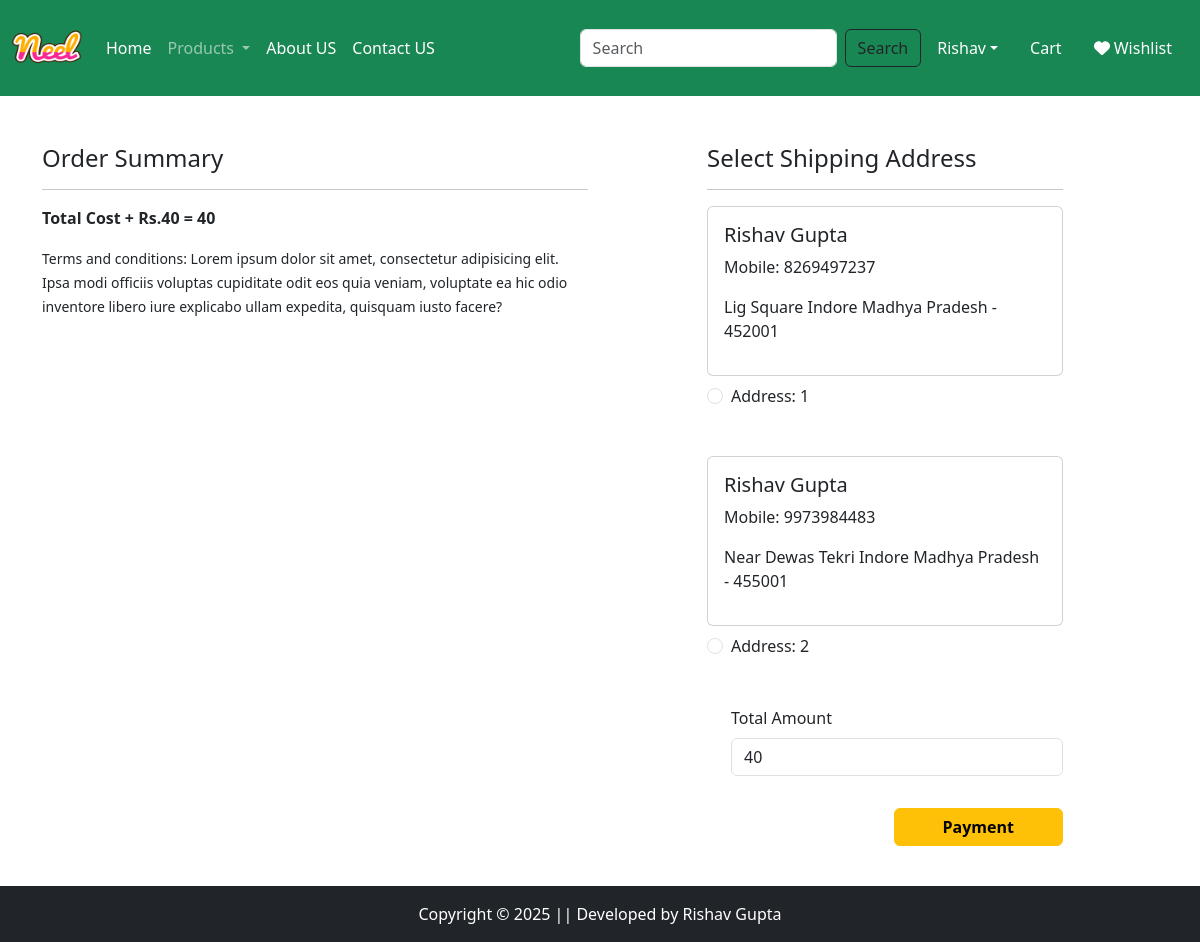
Screenshot of /checkout/ (signed in) with the database file from the repository.
### App/models.py (models this page shows, shortened)
class Customer(models.Model):
    user = models.ForeignKey(User,on_delete=models.CASCADE)
    name = models.CharField(max_length=200)
    locality = models.CharField(max_length=200)
    city = models.CharField(max_length=50)
    mobile = models.IntegerField(default=0)
    zipcode = models.IntegerField()
    state = models.CharField(choices=STATE_CHOICES,max_length=100)

### App/views.py (the view, shortened to what this page needs)
# urls.py: path('checkout/', views.checkout.as_view(), name='checkout'),
@method_decorator(login_required,name='dispatch')
class checkout(View):
    def get(self,request):
        totalitem=0
        wishitem = 0
        if request.user.is_authenticated:
            totalitem = len(Cart.objects.filter(user=request.user))
            wishitem = len(Wishlist.objects.filter(user=request.user))
        user = request.user
        add = Customer.objects.filter(user=user)
        cart_items = Cart.objects.filter(user=user)
        famount = 0
        for p in cart_items:
            value = p.quantity * p.product.discounted_price
            famount = famount + value
        totalamount = famount + 40
        razoramount = int(totalamount*100)
        client = razorpay.Client(auth=(settings.RAZORPAY_API_KEY, settings.RAZORPAY_API_SECRET))
        data = { "amount":razoramount,"currency":"INR","receipt":"order_receipt_11"}
        payment_response = client.order.create(data=data)
        print(payment_response)
        order_id = payment_response['id']
        order_status = payment_response['status']
        return render(request,'app/checkout.html',locals())

### App/templates/app/checkout.html (shortened to what this page needs)
{% extends "app/base.html" %}
{% load static %}
{% block main-content %}
<div class="container">
    <div class="row mt-5">
        <div class="col-sm-6">
            <h4>Order Summary</h4>
            <hr>
            <p class="fw-bold">Total Cost + Rs.40 = {{totalamount}} </p>
            <small>
                Terms and conditions: Lorem ipsum dolor sit amet, consectetur adipisicing elit.
                Ipsa modi officiis voluptas cupiditate odit eos quia veniam, voluptate ea hic odio inventore
                libero iure explicabo ullam expedita, quisquam iusto facere?
            </small>
        </div>
        <div class="col-sm-4 offset-sm-1">
            <h4>Select Shipping Address</h4>
            <hr>
            <form method="post" id="myform">
                {% for ad in add %}
                    <div class="card">
                        <div class="card-body">
                            <h5>{{ ad.name }}</h5>
                            <p>Mobile: {{ ad.mobile }}</p>
                            <p>{{ ad.locality }} {{ ad.city }} {{ ad.state }} - {{ ad.zipcode }}</p>
                        </div>
                    </div>
                    <div class="form-check mt-2 mb-5">
                        <input class="form-check-input" type="radio" name="custid" id="custadd{{ forloop.counter }}" value="{{ ad.id }}">
                        <label class="form-check-label" for="custadd{{ forloop.counter }}">Address: {{ forloop.counter }}</label>
                    </div>
                {% endfor %}
                <div class="form-check mb-3">
                    <label for="totalamount" class="form-label">Total Amount</label>
                    <input type="number" class="form-control" name="totalamount" value="{{ totalamount }}" readonly>
                </div>
                <div class="text-end">
                    <button id="rzp-button1" type="submit" class="btn btn-warning mt-3 px-5 fw-bold">Payment</button>
                </div>
            </form>
        </div>
    </div>
</div>
<br><br><br><br>
{% endblock main-content %}

### rows the page displays
Customer: name "Rishav Gupta", mobile "8269497237", locality "Lig Square", city "Indore", state "Madhya Pradesh", zipcode "452001"
Customer: name "Rishav Gupta", mobile "9973984483", locality "Near Dewas Tekri", city "Indore", state "Madhya Pradesh", zipcode "455001"

### other values shown
{{ totalamount }} "40"
